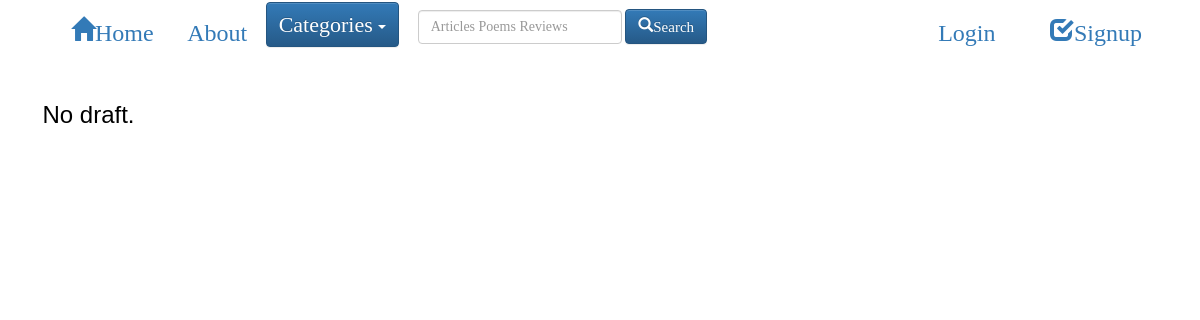
The page /drafts/ on the database as committed earlier.
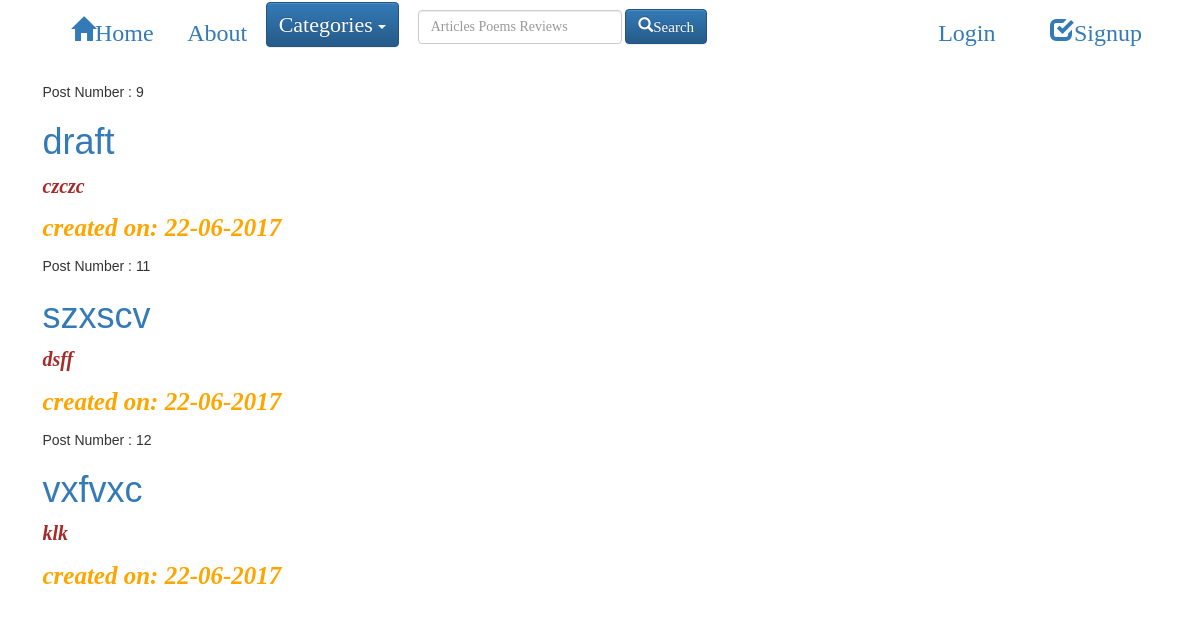
The same page on the database as committed later.
### blog/models.py (models this page shows, shortened)
class Post(models.Model):
    author = models.ForeignKey('auth.User')
    title = models.CharField(max_length=200)
    text = models.TextField()
    created_date = models.DateTimeField(
            default=timezone.now)
    published_date = models.DateTimeField(blank=True, null=True, default=None)
    category = models.ForeignKey('blog.Category', related_name='posts')
    drafts = models.BooleanField(default=False)
    publish=models.DateField(auto_now=False,auto_now_add=False)  #this is the to publish date
    image=models.ImageField(upload_to=upload_location,null=True,blank=True,width_field="width_field",height_field="height_field")
    width_field=models.IntegerField(default=0)
    height_field=models.IntegerField(default=0)

### blog/views.py (the view)
# urls.py: url(r'^drafts/$',views.post_draft_list,name='post_draft_list'),
def post_draft_list(request):
    posts=Post.objects.filter(drafts=True).order_by('created_date')
    return render(request,'blog/post_draft_list.html',{'posts':posts})

### blog/templates/blog/post_draft_list.html (shortened to what this page needs)
{% extends 'blog/base.html' %}
{% block content %}
{% for post in posts %}
	Post Number : {{post.pk}}
	<div class="Post" >
		<h1><a href="{% url 'post_detail' pk=post.pk  %}">{{ post.title}}</a></h1>
        <p>{{ post.text|truncatechars:200 }}</p>
		<p class="date">created on: {{ post.created_date|date:'d-m-Y' }}</p>
	</div>
{% empty %}
	<h3><font face="arial" color="black" >No draft.</font></h3>
{% endfor %}
{% endblock %}

### blog/templates/blog/base.html (shortened to what this page needs)
<!DOCTYPE html>
{% load staticfiles %}
<html>
<head>
<link rel="stylesheet" href="//maxcdn.bootstrapcdn.com/bootstrap/3.3.6/css/bootstrap.min.css">
<link rel="stylesheet" href="//maxcdn.bootstrapcdn.com/bootstrap/3.2.0/css/bootstrap-theme.min.css">
<link rel="stylesheet" href="{% static 'css/blog.css' %}">
</head>
<body>
<nav class="navbar navbar-light "  id="myScrollspy">
<div class="container-fluid">
<div class="collapse navbar-collapse" id="topNavBar">
<ul class= "nav navbar-nav">
<li  class="">
<a href ="{%url 'post_list' %} ">
<font size="5" ><span class="glyphicon glyphicon-home" aria-hidden="true">Home</span></font>&nbsp;
</a>   </li>
<li  class="">
<a href ="{%url 'post_detail' pk=4 %} ">
<font size="5" ><span class="glyphicon glyphicon-hand-o-right" aria-hidden="true">About</span></font>&nbsp;
</a>   </li>
<li >
<span class="glyphicon glyphicon-" aria-hidden="true">
 <div class="dropdown">
  <button class="btn btn-primary dropdown-toggle" type="button" data-toggle="dropdown"
  style="font-family:serif; font-size: 22px;">
  Categories
  <span class="caret"></span></button>
</div>
</span>&nbsp;
</li>
</ul>
<form class="navbar-form navbar-left" role="search" method="GET" action=" " >
<div class="form-group">
<input type="text" class="form-control" name="q" placeholder="Articles Poems Reviews" value="{{request.GET.q}}"/>  </div>
<button type="submit" class="btn btn-primary" style="font-family:serif; font-size: 15px;"><span class="glyphicon glyphicon-search" >Search</span></button>
</form>
<ul class="nav navbar-nav navbar-right"   > <!__ nav navbar-nav navbar-right__>
{%if not user.is_authenticated%}
<ul class= "nav navbar-nav">
<li  class="nav navbar-nav navbar-right">
<a href = "{% url 'register' %}">&nbsp;&nbsp;&nbsp;&nbsp;&nbsp;&nbsp;
<font size="5" ><span class="glyphicon glyphicon-check" aria-hidden="true">Signup</span></font>&nbsp;&nbsp;&nbsp;&nbsp;&nbsp;&nbsp;&nbsp;&nbsp;&nbsp;&nbsp;&nbsp;&nbsp;
</a>
</li>
<li class="nav navbar-nav navbar-">
<a href = "{% url 'login_user' %}">&nbsp;&nbsp;&nbsp;&nbsp;&nbsp;&nbsp;
<font size="5" ><span class="glyphicon glyphicon" aria-hidden="true">Login</span></font>
</a>
</li>
</ul>
{%endif%}
</nav>
{%block part%}  <!__for post_list __>
<div class="content container">
<div class="row">
<div class="col-md-8">
{% block content %}{% endblock %}
</div>
</div>
</div>
</body>
</html>
{%endblock%}

### blog/static/css/blog.css (style rules this page uses)
* { box-sizing:border-box }
body { font-family: Verdana,sans-serif; }
#topNavBar { font-family: 'comic sans Ms'; }
body { padding-left: 25px; }
p { color: brown; font-weight: bold; font-family: 'Comic sans Ms'; font-style: italic; font-size: 20px; text-align: justify; }
.date { color:orange; font-family:'Calibri'; font-weight:bold; font-style:italic; font-size:25px; }

### blog/templates/blog/base.html (style rules this page uses)
* { box-sizing:border-box }
body { font-family: Verdana,sans-serif; }

Rows that differ between the two databases and show on the page:
added Post: pk "9", title "draft", text "czczc", created_date "22-06-2017"
added Post: pk "11", title "szxscv", text "dsff", created_date "22-06-2017"
added Post: pk "12", title "vxfvxc", text "klk", created_date "22-06-2017"
Other text that changed with them:
text no longer shown: "No draft."
